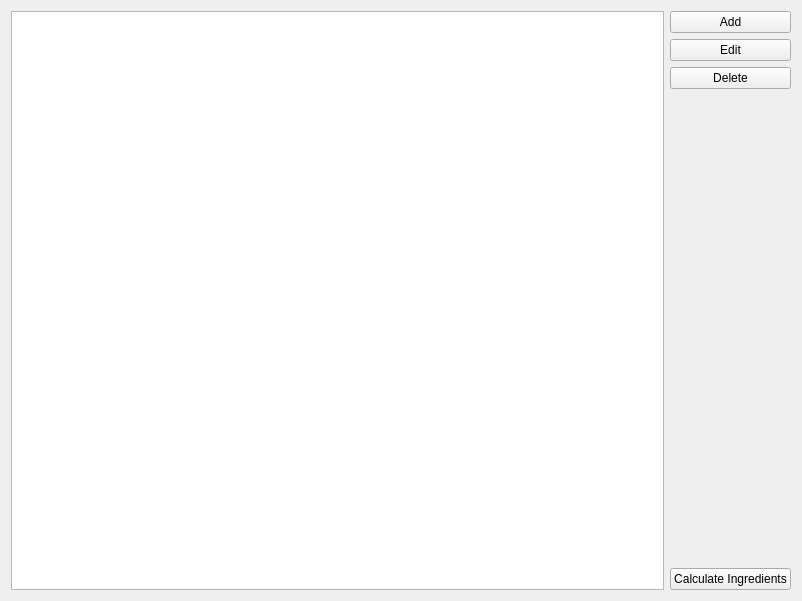
<?xml version="1.0" encoding="UTF-8"?>
<ui version="4.0">
 <class>Recipe_Planner</class>
 <widget class="QWidget" name="Recipe_Planner">
  <property name="geometry">
   <rect>
    <x>0</x>
    <y>0</y>
    <width>802</width>
    <height>601</height>
   </rect>
  </property>
  <property name="windowTitle">
   <string>Recipe_Planner</string>
  </property>
  <layout class="QHBoxLayout" name="horizontalLayout">
   <item>
    <widget class="QTableView" name="tableView"/>
   </item>
   <item>
    <layout class="QVBoxLayout" name="verticalLayout_2">
     <item>
      <layout class="QVBoxLayout" name="verticalLayout">
       <item>
        <widget class="QPushButton" name="btnAdd">
         <property name="text">
          <string>Add</string>
         </property>
        </widget>
       </item>
       <item>
        <widget class="QPushButton" name="btn_edit">
         <property name="text">
          <string>Edit</string>
         </property>
        </widget>
       </item>
       <item>
        <widget class="QPushButton" name="btn_delete">
         <property name="text">
          <string>Delete</string>
         </property>
        </widget>
       </item>
      </layout>
     </item>
     <item>
      <spacer name="verticalSpacer">
       <property name="orientation">
        <enum>Qt::Vertical</enum>
       </property>
       <property name="sizeHint" stdset="0">
        <size>
         <width>92</width>
         <height>37</height>
        </size>
       </property>
      </spacer>
     </item>
     <item>
      <widget class="QPushButton" name="ing_calc_btn">
       <property name="text">
        <string>Calculate Ingredients</string>
       </property>
      </widget>
     </item>
    </layout>
   </item>
  </layout>
 </widget>
 <resources/>
 <connections/>
</ui>
